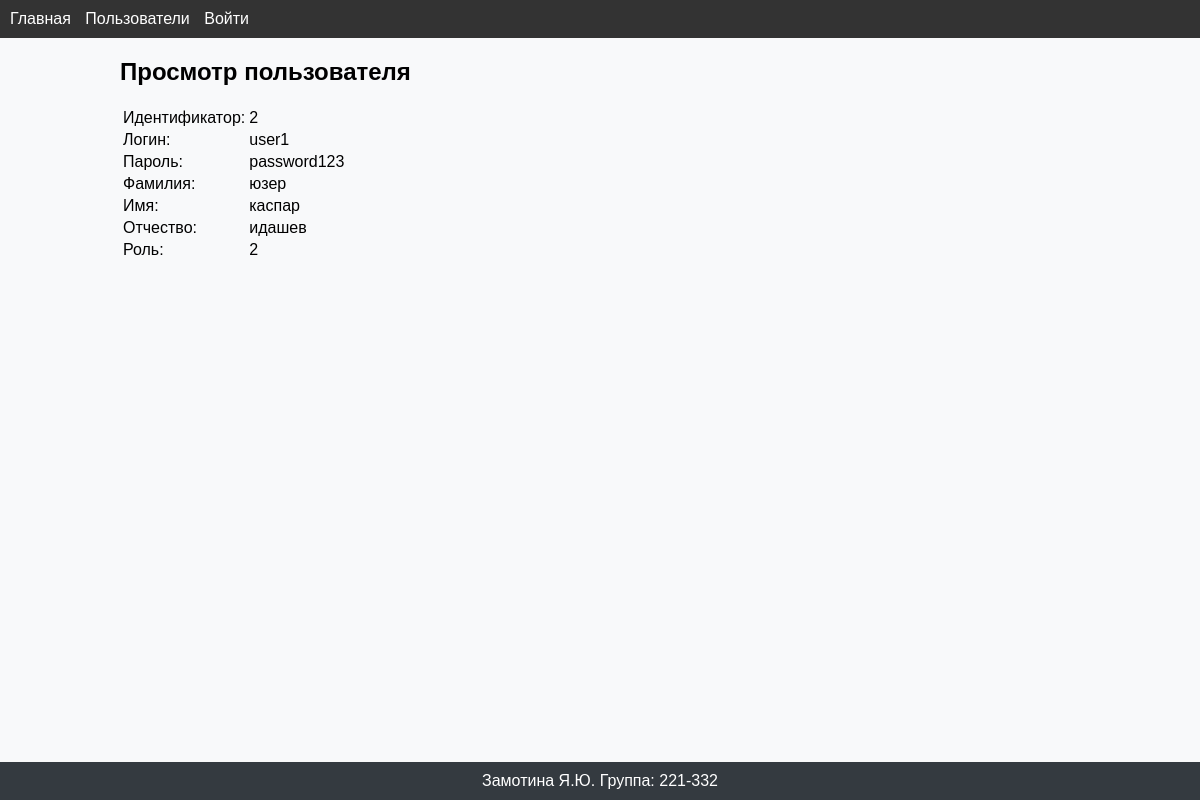
/user/2, run on the app's committed database.
### app.py (models this page shows)
class User(UserMixin, db.Model):
    id = db.Column(db.Integer, primary_key=True)
    login = db.Column(db.String(50), nullable=False, unique=True)
    password = db.Column(db.String(128), nullable=False)
    surname = db.Column(db.String(50))
    first_name = db.Column(db.String(50), nullable=False)
    middle_name = db.Column(db.String(50))
    role_id = db.Column(db.Integer, db.ForeignKey('role.id'))
    created_at = db.Column(db.DateTime, nullable=False, default=datetime.utcnow)

### app.py (the view)
@app.route('/user/<int:user_id>')
def view_user(user_id):
    user = User.query.get_or_404(user_id)
    return render_template('view_user.html', user=user)

### templates/view_user.html (shortened to what this page needs)
{% extends "base.html" %}
{% block content %}
<h2>Просмотр пользователя</h2>
<table>
  <tr><td>Идентификатор:</td><td>{{ user.id }}</td></tr>
  <tr><td>Логин:</td><td>{{ user.login }}</td></tr>
  <tr><td>Пароль:</td><td>{{ user.password }}</td></tr>
  <tr><td>Фамилия:</td><td>{{ user.surname }}</td></tr>
  <tr><td>Имя:</td><td>{{ user.first_name }}</td></tr>
  <tr><td>Отчество:</td><td>{{ user.middle_name }}</td></tr>
  <tr><td>Роль:</td>    <td>{{ user.role_id }}</td></tr>
</table>
{% endblock %}

### static/styles.css (style rules this page uses)
body { font-family: Arial, sans-serif; margin: 0; padding: 0; background-color: #f8f9fa; }
h1, h2, h3, h4, h5, h6 { margin-top: 20px; }

### data on the page
User: id "2", login "user1", password "password123", surname "юзер", first_name "каспар", middle_name "идашев", role_id "2"
